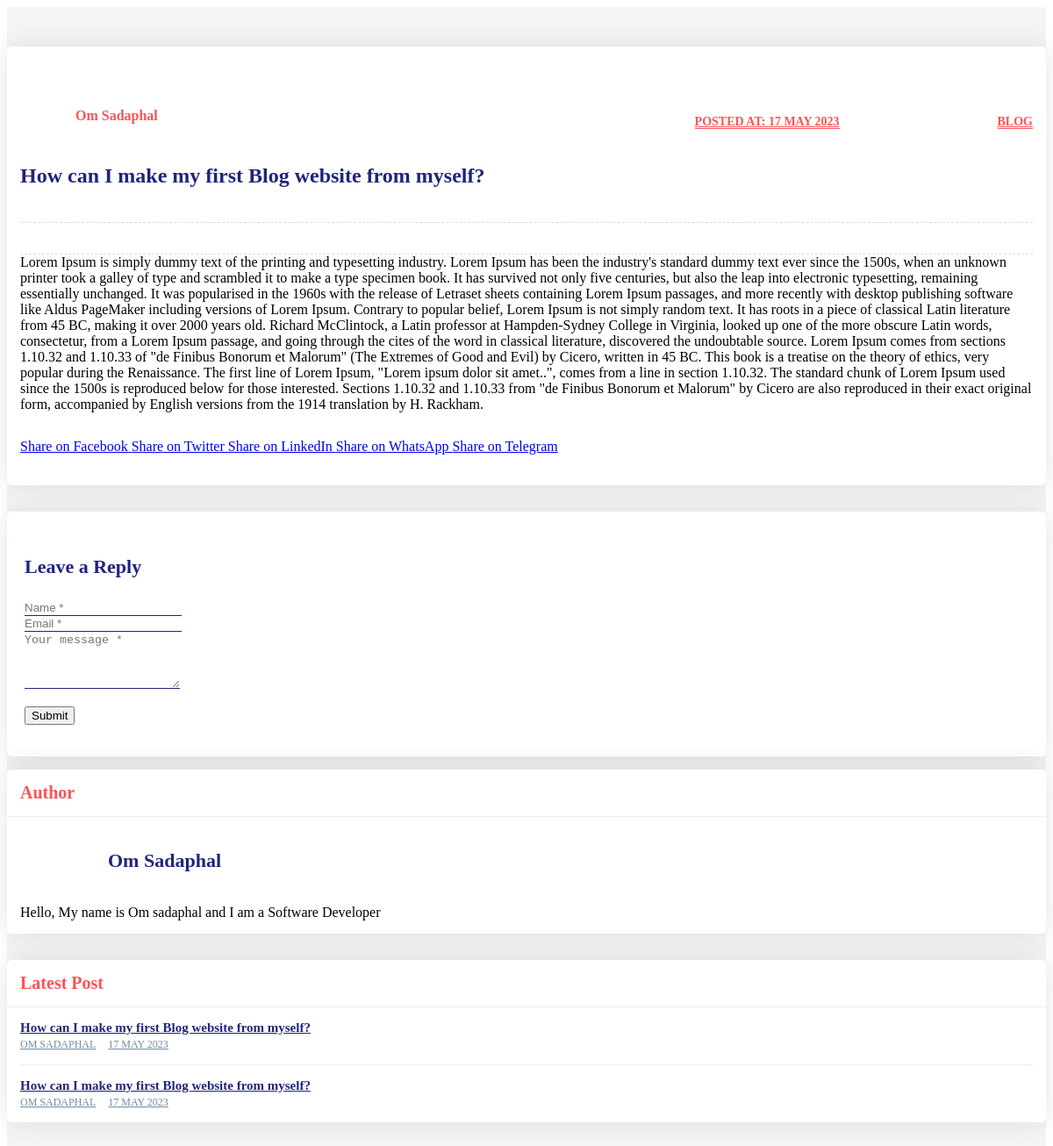
The page /blog-post.php?post_id=1 on the database its author committed.
### tables this page shows
CREATE TABLE `post` (
  `id` int(11) NOT NULL,
  `image` varchar(50) NOT NULL,
  `title` text NOT NULL,
  `content` text NOT NULL,
  `created_at` timestamp NOT NULL DEFAULT current_timestamp(),
  `category_id` int(11) NOT NULL,
  `category` varchar(50) NOT NULL
);

### blog-post.php (the view, shortened to what this page needs)
<?php
if (isset($_GET['post_id'])) {
    $post_id = $_GET['post_id'];
    $query = "SELECT * FROM post WHERE id = $post_id";
    $query_run = mysqli_query($con, $query);
    if (mysqli_num_rows($query_run) > 0) {
        $row = mysqli_fetch_assoc($query_run);
        $admin_query = "SELECT * FROM admin";
        $admin_result = mysqli_query($con, $admin_query);
        $admin_row = mysqli_fetch_assoc($admin_result);
    } else {
        echo "Post not found.";
    }
} else {
    echo "Invalid request.";
}
?>
  <div class="content-wrapper">
<div class="blog-single gray-bg">
        <div class="container">
            <div class="row align-items-start">
                <div class="col-lg-8 m-15px-tb">
                <article class="article">
    <div class="article-title">
        <div class="media">
        <div class="avatar-media">
    <div class="avatar">
    </div>
    <div class="media-body">
        <label><?php echo $admin_row['name']; ?></label>
    </div>
    <div class="article-created_at" style="margin-right: 180px;">
    <h6><a href="#"><?php echo 'Posted At: ' . date('j F Y', strtotime($row['created_at'])); ?></a></h6>
</div>
<div class="article-category">
    <h6><a href="#"><?php echo $row['category'] ?></a></h6>
</div>
</div>
<h2><?php echo $row['title'] ?></h2>
            </div>
            <div class="media">
    </div>
    <div class="article-content" >
        <?php echo $row['content'] ?>
    </div>
    <div class="share-buttons" style="margin-top: 30px;">
    <a class="btn btn-primary active" href="https://www.facebook.com/sharer/sharer.php?u=YOUR-PAGE-URL" target="_blank">
        Share on Facebook
    </a>
    <a class="btn btn-info" href="https://twitter.com/intent/tweet?url=YOUR-PAGE-URL" target="_blank">
        Share on Twitter
    </a>
    <a class="btn btn-danger" href="https://www.linkedin.com/sharing/share-offsite/?url=YOUR-PAGE-URL" target="_blank">
        Share on LinkedIn
    </a>
    <a class="btn btn-success" href="whatsapp://send?text=Check out this blog post: YOUR-PAGE-URL" target="_blank">
        Share on WhatsApp
    </a>
    <a class="btn btn-primary" href="telegram://send?text=Check out this blog post: YOUR-PAGE-URL" target="_blank">
        Share on Telegram
    </a>
</div>
</article>
<div class="contact-form article-comment">
                        <h4>Leave a Reply</h4>
                        <form id="contact-form" method="POST">
                            <div class="row">
                                <div class="col-md-6">
                                    <div class="form-group">
                                        <input name="Name" id="name" placeholder="Name *" class="form-control" type="text">
                                    </div>
                                </div>
                                <div class="col-md-6">
                                    <div class="form-group">
                                        <input name="Email" id="email" placeholder="Email *" class="form-control" type="email">
                                    </div>
                                </div>
                                <div class="col-md-12">
                                    <div class="form-group">
                                        <textarea name="message" id="message" placeholder="Your message *" rows="4" class="form-control"></textarea>
                                    </div>
                                </div>
                                <div class="col-md-12">
                                    <div class="send">
                                        <button class="btn btn-primary active"><span>Submit</span> <i class="arrow"></i></button>
                                    </div>
                                </div>
                            </div>
                        </form>
                    </div>
                </div>
                <div class="col-lg-4 m-15px-tb blog-aside">
                    <div class="widget widget-author">
                      <div class="widget-title">
                          <h3>Author</h3>
                      </div>
                      <div class="widget-body">
                          <?php
                          $query = "SELECT * FROM admin";
                          $query_run = mysqli_query($con, $query);
                          if (mysqli_num_rows($query_run) > 0) {
                              $row = mysqli_fetch_assoc($query_run);
                              ?>
                              <div class="media align-items-center">
                                  <div class="avatar-media-2">
                                      <div class="avatar">
                                      </div>
                                      <div class="media-body">
                                          <h6><?php echo $row['name'] ?></h6>
                                      </div>
                                  </div>
                              </div>
                              <p><?php echo $row['title'] ?></p>
                          <?php } ?>
                      </div>
                  </div>
                    <div class="widget widget-latest-post">
    <div class="widget-title">
        <h3>Latest Post</h3>
    </div>
    <div class="widget-body">
        <?php
        $query = "SELECT * FROM post ORDER BY created_at DESC LIMIT 3";
        $query_run = mysqli_query($con, $query);
        if (mysqli_num_rows($query_run) > 0) {
            while ($row = mysqli_fetch_assoc($query_run)) {
                ?>
                <div class="latest-post-aside media">
                    <div class="lpa-left media-body">
                        <div class="lpa-title">
                            <h5><a href="#"><?php echo $row['title']; ?></a></h5>
                        </div>
                        <div class="lpa-meta">
                            <a class="name" href="#">
                                <?php echo $admin_row['name']; ?>
                            </a>
                            <a class="date" href="#">
                                <?php echo date('j M Y', strtotime($row['created_at'])); ?>
                            </a>
                        </div>
                    </div>
                </div>
                <?php
            }
        } else {
            echo "No posts found.";
        }
        ?>
    </div>
</div>
                </div>
            </div>
        </div>
        </div>
    </div>

### blog-post.php (style rules this page uses)
.avatar-media-2 { display: inline-flex; align-items: center; margin-right: 10px; }
.avatar { margin-right: 10px; }
.media-body { display: inline-block; }
.avatar-media { display: flex; align-items: center; margin-bottom: 10px; }
.media-body { flex-grow: 1; }
.gray-bg { background-color: #f5f5f5; }
.blog-aside .widget { box-shadow: 0 0 30px rgba(31, 45, 61, 0.125); border-radius: 5px; overflow: hidden; background: #ffffff; margin-top: 15px; margin-bottom: 15px; width: 100%; display: inline-block; vertical-align: top; }
.blog-aside .widget-body { padding: 15px; }
.blog-aside .widget-title { padding: 15px; border-bottom: 1px solid #eee; }
.blog-aside .widget-title h3 { font-size: 20px; font-weight: 700; color: #fc5356; margin: 0; }
.blog-aside .widget-author .media { margin-bottom: 15px; }
.blog-aside .widget-author p { font-size: 16px; margin: 0; }
.blog-aside .widget-author .avatar { width: 70px; height: 70px; border-radius: 50%; overflow: hidden; }
.blog-aside .widget-author h6 { font-weight: 600; color: #20247b; font-size: 22px; margin: 0; padding-left: 20px; }
.blog-aside .latest-post-aside + .latest-post-aside { border-top: 1px solid #eee; padding-top: 15px; margin-top: 15px; }
.blog-aside .latest-post-aside .lpa-left { padding-right: 15px; }
.blog-aside .latest-post-aside .lpa-title h5 { margin: 0; font-size: 15px; }
.blog-aside .latest-post-aside .lpa-title a { color: #20247b; font-weight: 600; }
.blog-aside .latest-post-aside .lpa-meta a { color: #6F8BA4; font-size: 12px; text-transform: uppercase; display: inline-block; margin-right: 10px; }
.blog-single { padding-top: 30px; padding-bottom: 30px; }
.article { box-shadow: 0 0 30px rgba(31, 45, 61, 0.125); border-radius: 5px; overflow: hidden; background: #ffffff; padding: 15px; margin: 15px 0 30px; }
.article .article-title { padding: 15px 0 20px; }
.article .article-title h6 { font-size: 14px; font-weight: 700; margin-bottom: 20px; }
.article .article-title h6 a { text-transform: uppercase; color: #fc5356; border-bottom: 1px solid #fc5356; }
.article .article-title h2 { color: #20247b; font-weight: 600; }
.article .article-title .media { padding-top: 15px; border-bottom: 1px dashed #ddd; padding-bottom: 20px; }
.article .article-title .media .avatar { width: 45px; height: 45px; border-radius: 50%; overflow: hidden; }
.article .article-title .media .media-body { padding-left: 8px; }
.article .article-title .media .media-body label { font-weight: 600; color: #fc5356; margin: 0; }
.article-comment { box-shadow: 0 0 30px rgba(31, 45, 61, 0.125); border-radius: 5px; overflow: hidden; background: #ffffff; padding: 20px; }
.article-comment h4 { color: #20247b; font-weight: 700; margin-bottom: 25px; font-size: 22px; }
.contact-form .form-control { border: none; border-bottom: 1px solid #20247b; background: transparent; border-radius: 0; padding-left: 0; box-shadow: none !important; }
.contact-form .send { margin-top: 20px; }

### rows shown on the page
post: created_at "17 MAY 2023", category "BLOG", title "How can I make my first Blog website from myself?", content "Lorem Ipsum is simply dummy text of the printing and typesetting industry. Lorem Ipsum has been the industry's standard dummy text ever since the 1500s, when an unknown printer took a galley of type and scrambled it to make a type specimen book. It has survived not only five centuries, but also the leap into electronic typesetting, remaining essentially unchanged. It was popularised in the 1960s with the release of Letraset sheets containing Lorem Ipsum passages, and more recently with desktop publishing software like Aldus PageMaker including versions of Lorem Ipsum. Contrary to popular belief, Lorem Ipsum is not simply random text. It has roots in a piece of classical Latin literature…"
post: title "How can I make my first Blog website from myself?", created_at "17 MAY 2023"

### other values the page prints
$admin_row['name'] "Om Sadaphal"
$row['name'] "Om Sadaphal"
$row['title'] "Hello, My name is Om sadaphal and I am a Software Developer"
$admin_row['name'] "OM SADAPHAL"
